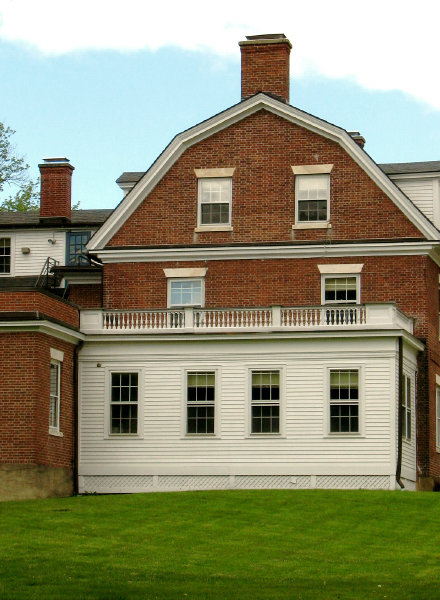
#> input picture brick-house.png, 440 x 600 px
$ python test.py
#> lines starting #> are read from the running program, lines starting #| are printed output that depends on the picture
from PIL import Image
import operator
from collections import defaultdict
import re
import functools

input_path = 'brick-house.png'
output_path = 'output.png'

size = (44,60)


simple_palette = [
    (45,  50,  50),  #black
    (240, 68,  64),  #red
    (211, 223, 223), #white
    (160, 161, 67),  #green
    (233, 129, 76),  #orange
]

#The true palette of all appropriate lego brick colors
#http://isodomos.com/Color-Tree/Lego-List.html

palette = [
	(161,165,162), #Grey
	(249,233,153), #Light yellow
	(215,197,153), #Brick yellow
	(194,218,184), #Light green (Mint)
	(232,186,199), #Light reddish violet
	(203,132,66), #Light orange brown
	(204,142,104), #Nougat
	(196,40,27), #Bright red
	(196,112,160), #Med. reddish violet
	(13,105,171), #Bright blue
	(245,205,47), #Bright yellow
	(98,71,50), #Earth orange
	(27,42,52), #Black
	(109,110,108), #Dark grey
	(40,127,70), #Dark green
	(161,196,139), #Medium green
	(243,207,155), #Lig. Yellowich orange
	(75,151,74), #Bright green
	(160,95,52), #Dark orange
	(193,202,222), #Light bluish violet
	(205,84,75), #Tr. Red
	(193,223,240), #Tr. Lg blue
	(123,182,232), #Tr. Blue
	(247,241,141), #Tr. Yellow
	(180,210,227), #Light blue
	(217,133,108), #Tr. Flu. Reddish orange
	(132,182,141), #Tr. Green
	(248,241,132), #Tr. Flu. Green
	(236,232,222), #Phosph. White
	(238,196,182), #Light red
	(218,134,121), #Medium red
	(110,153,201), #Medium blue
	(199,193,183), #Light grey
	(107,50,123), #Bright violet
	(226,155,63), #Br. yellowish orange
	(218,133,64), #Bright orange
	(0,143,155), #Bright bluish green
	(104,92,67), #Earth yellow
	(67,84,147), #Bright bluish violet
	(191,183,177), #Tr. Brown
	(104,116,172), #Medium bluish violet
	(228,173,200), #Tr. Medi. reddish violet
	(199,210,60), #Med. yellowish green
	(85,165,175), #Med. bluish green
	(183,215,213), #Light bluish green
	(164,189,70), #Br. yellowish green
	(217,228,167), #Lig. yellowish green
	(231,172,88), #Med. yellowish orange
	(211,111,76), #Br. reddish orange
	(146,57,120), #Bright reddish violet
	(234,184,145), #Light orange
	(165,165,203), #Tr. Bright bluish violet
	(220,188,129), #Gold
	(174,122,89), #Dark nougat
	(156,163,168), #Silver
	(213,115,61), #Neon orange
	(216,221,86), #Neon green
	(116,134,156), #Sand blue
	(135,124,144), #Sand violet
	(224,152,100), #Medium orange
	(149,138,115), #Sand yellow
	(32,58,86), #Earth blue
	(39,70,44), #Earth green
	(207,226,247), #Tr. Flu. Blue
	(121,136,161), #Sand blue metallic
	(149,142,163), #Sand violet metallic
	(147,135,103), #Sand yellow metallic
	(87,88,87), #Dark grey metallic
	(22,29,50), #Black metallic
	(171,173,172), #Light grey metallic
	(120,144,129), #Sand green
	(149,121,118), #Sand red
	(123,46,47), #Dark red
	(255,246,123), #Tr. Flu. Yellow
	(225,164,194), #Tr. Flu. Red
	(117,108,98), #Gun metallic
	(151,105,91), #Red flip/flop
	(180,132,85), #Yellow flip/flop
	(137,135,136), #Silver flip/flop
	(215,169,75), #Curry
	(249,214,46), #Fire Yellow
	(232,171,45), #Flame yellowish orange
	(105,64,39), #Reddish brown
	(207,96,36), #Flame reddish orange
	(163,162,164), #Medium stone grey
	(70,103,164), #Royal blue
	(35,71,139), #Dark Royal blue
	(142,66,133), #Bright reddish lilac
	(99,95,97), #Dark stone grey
	(130,138,93), #Lemon metalic
	(229,228,222), #Light stone grey
	(176,142,68), #Dark Curry
	(112,149,120), #Faded green
	(121,181,181), #Turquoise
	(159,195,233), #Light Royal blue
	(108,129,183), #Medium Royal blue
	(143,76,42), #Rust
	(124,92,69), #Brown
	(150,112,159), #Reddish lilac
	(107,98,155), #Lilac
	(167,169,206), #Light lilac
	(205,98,152), #Bright purple
	(228,173,200), #Light purple
	(220,144,149), #Light pink
	(240,213,160), #Light brick yellow
	(235,184,127), #Warm yellowish orange
	(253,234,140), #Cool yellow
	(125,187,221), #Dove blue
	(52,43,117), #Medium lilac
	(242,243,242), #White
]


class Lego(object):
	def __init__(self,number,name,RGBcolor,count):
		self.number = number
		self.name = name
		self.RGBcolor = RGBcolor
		self.count = count

catalog = [
Lego (2,"Grey",(161,165,162),0),
Lego (3,"Light yellow",(249,233,153),0),
Lego (5,"Brick yellow",(215,197,153),0),
Lego (6,"Light green (Mint)",(194,218,184),0),
Lego (9,"Light reddish violet",(232,186,199),0),
Lego (12,"Light orange brown",(203,132,66),0),
Lego (18,"Nougat",(204,142,104),0),
Lego (21,"Bright red",(196,40,27),0),
Lego (22,"Med. reddish violet",(196,112,160),0),
Lego (23,"Bright blue",(13,105,171),0),
Lego (24,"Bright yellow",(245,205,47),0),
Lego (25,"Earth orange",(98,71,50),0),
Lego (26,"Black",(27,42,52),0),
Lego (27,"Dark grey",(109,110,108),0),
Lego (28,"Dark green",(40,127,70),0),
Lego (29,"Medium green",(161,196,139),0),
Lego (36,"Lig. Yellowich orange",(243,207,155),0),
Lego (37,"Bright green",(75,151,74),0),
Lego (38,"Dark orange",(160,95,52),0),
Lego (39,"Light bluish violet",(193,202,222),0),
Lego (40,"Transparent",(236,236,236),0),
Lego (41,"Tr. Red",(205,84,75),0),
Lego (42,"Tr. Lg blue",(193,223,240),0),
Lego (43,"Tr. Blue",(123,182,232),0),
Lego (44,"Tr. Yellow",(247,241,141),0),
Lego (45,"Light blue",(180,210,227),0),
Lego (47,"Tr. Flu. Reddish orange",(217,133,108),0),
Lego (48,"Tr. Green",(132,182,141),0),
Lego (49,"Tr. Flu. Green",(248,241,132),0),
Lego (50,"Phosph. White",(236,232,222),0),
Lego (100,"Light red",(238,196,182),0),
Lego (101,"Medium red",(218,134,121),0),
Lego (102,"Medium blue",(110,153,201),0),
Lego (103,"Light grey",(199,193,183),0),
Lego (104,"Bright violet",(107,50,123),0),
Lego (105,"Br. yellowish orange",(226,155,63),0),
Lego (106,"Bright orange",(218,133,64),0),
Lego (107,"Bright bluish green",(0,143,155),0),
Lego (108,"Earth yellow",(104,92,67),0),
Lego (110,"Bright bluish violet",(67,84,147),0),
Lego (111,"Tr. Brown",(191,183,177),0),
Lego (112,"Medium bluish violet",(104,116,172),0),
Lego (113,"Tr. Medi. reddish violet",(228,173,200),0),
Lego (115,"Med. yellowish green",(199,210,60),0),
Lego (116,"Med. bluish green",(85,165,175),0),
Lego (118,"Light bluish green",(183,215,213),0),
Lego (119,"Br. yellowish green",(164,189,70),0),
Lego (120,"Lig. yellowish green",(217,228,167),0),
Lego (121,"Med. yellowish orange",(231,172,88),0),
Lego (123,"Br. reddish orange",(211,111,76),0),
Lego (124,"Bright reddish violet",(146,57,120),0),
Lego (125,"Light orange",(234,184,145),0),
Lego (126,"Tr. Bright bluish violet",(165,165,203),0),
Lego (127,"Gold",(220,188,129),0),
Lego (128,"Dark nougat",(174,122,89),0),
Lego (131,"Silver",(156,163,168),0),
Lego (133,"Neon orange",(213,115,61),0),
Lego (134,"Neon green",(216,221,86),0),
Lego (135,"Sand blue",(116,134,156),0),
Lego (136,"Sand violet",(135,124,144),0),
Lego (137,"Medium orange",(224,152,100),0),
Lego (138,"Sand yellow",(149,138,115),0),
Lego (140,"Earth blue",(32,58,86),0),
Lego (141,"Earth green",(39,70,44),0),
Lego (143,"Tr. Flu. Blue",(207,226,247),0),
Lego (145,"Sand blue metallic",(121,136,161),0),
Lego (146,"Sand violet metallic",(149,142,163),0),
Lego (147,"Sand yellow metallic",(147,135,103),0),
Lego (148,"Dark grey metallic",(87,88,87),0),
Lego (149,"Black metallic",(22,29,50),0),
Lego (150,"Light grey metallic",(171,173,172),0),
Lego (151,"Sand green",(120,144,129),0),
Lego (153,"Sand red",(149,121,118),0),
Lego (154,"Dark red",(123,46,47),0),
Lego (157,"Tr. Flu. Yellow",(255,246,123),0),
Lego (158,"Tr. Flu. Red",(225,164,194),0),
Lego (168,"Gun metallic",(117,108,98),0),
Lego (176,"Red flip/flop",(151,105,91),0),
Lego (178,"Yellow flip/flop",(180,132,85),0),
Lego (179,"Silver flip/flop",(137,135,136),0),
Lego (180,"Curry",(215,169,75),0),
Lego (190,"Fire Yellow",(249,214,46),0),
Lego (191,"Flame yellowish orange",(232,171,45),0),
Lego (192,"Reddish brown",(105,64,39),0),
Lego (193,"Flame reddish orange",(207,96,36),0),
Lego (194,"Medium stone grey",(163,162,164),0),
Lego (195,"Royal blue",(70,103,164),0),
Lego (196,"Dark Royal blue",(35,71,139),0),
Lego (198,"Bright reddish lilac",(142,66,133),0),
Lego (199,"Dark stone grey",(99,95,97),0),
Lego (200,"Lemon metalic",(130,138,93),0),
Lego (208,"Light stone grey",(229,228,222),0),
Lego (209,"Dark Curry",(176,142,68),0),
Lego (210,"Faded green",(112,149,120),0),
Lego (211,"Turquoise",(121,181,181),0),
Lego (212,"Light Royal blue",(159,195,233),0),
Lego (213,"Medium Royal blue",(108,129,183),0),
Lego (216,"Rust",(143,76,42),0),
Lego (217,"Brown",(124,92,69),0),
Lego (218,"Reddish lilac",(150,112,159),0),
Lego (219,"Lilac",(107,98,155),0),
Lego (220,"Light lilac",(167,169,206),0),
Lego (221,"Bright purple",(205,98,152),0),
Lego (222,"Light purple",(228,173,200),0),
Lego (223,"Light pink",(220,144,149),0),
Lego (224,"Light brick yellow",(240,213,160),0),
Lego (225,"Warm yellowish orange",(235,184,127),0),
Lego (226,"Cool yellow",(253,234,140),0),
Lego (232,"Dove blue",(125,187,221),0),
Lego (268,"Medium lilac",(52,43,117),0),
Lego (1,"White",(242,243,242),0),
]
print (catalog[2].RGBcolor)

while len(palette) < 256:
    palette.append((0, 0, 0))

#PIL needs a flat array, not an array of tuples ß
# Next round: From python 3, Removed reduce(). Use functools.reduce() if you really need it; however, 99 percent of the time an explicit for loop is more readable.
flat_palette = functools.reduce(lambda a, b: a+b, palette)
assert len(flat_palette) == 768

#Declare an image to hold the palette
palette_img = Image.new('P', (1, 1), 0)
palette_img.putpalette(flat_palette)

multiplier = 8#The higher the number the noisier the picture appears
img = Image.open(input_path)
#> img is the input picture: PIL image 440x600 RGB; mean R, G, B 141, 141.8, 112.8

img = img.resize((size[0] * multiplier, size[1] * multiplier), Image.BICUBIC)
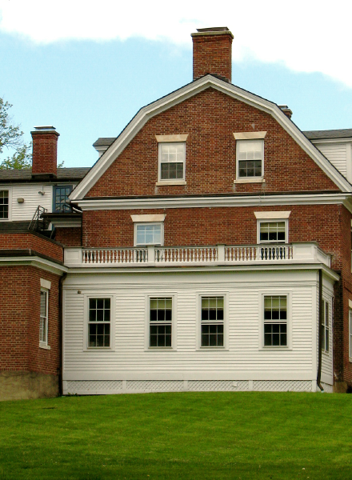
#> img: PIL image 352x480 RGB; mean R, G, B 141, 141.8, 112.8
img = img.quantize(palette=palette_img) #reduce the palette
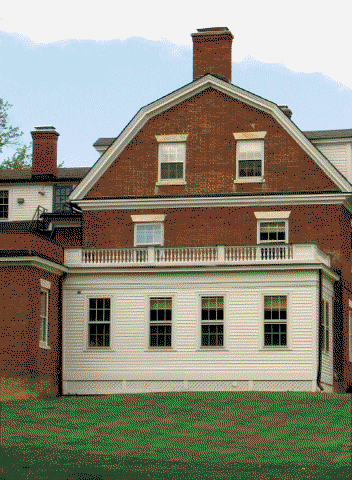
#> img: PIL image 352x480 P; mean R, G, B 139.8, 138.4, 121.3

img = img.convert('RGB')

out = Image.new('RGB', size)
#> out: PIL image 44x60 RGB; every value is 0
for x in range(size[0]):
    for y in range(size[1]):
        #sample at get average color in the corresponding square
        histogram = defaultdict(int)
        for x2 in range(x * multiplier, (x + 1) * multiplier):
            for y2 in range(y * multiplier, (y + 1) * multiplier):
                histogram[img.getpixel((x2,y2))] += 1
        color = max(histogram.keys(), key=operator.itemgetter(1))
        out.putpixel((x, y), color)
        for i in range(0,len(catalog)):
        	if catalog[i].RGBcolor == color:
        		catalog[i].count += 1
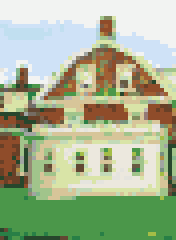
#> out: PIL image 44x60 RGB (shown 4 times larger); mean R, G, B 167.4, 181, 147.7


out= out.resize((440,600))
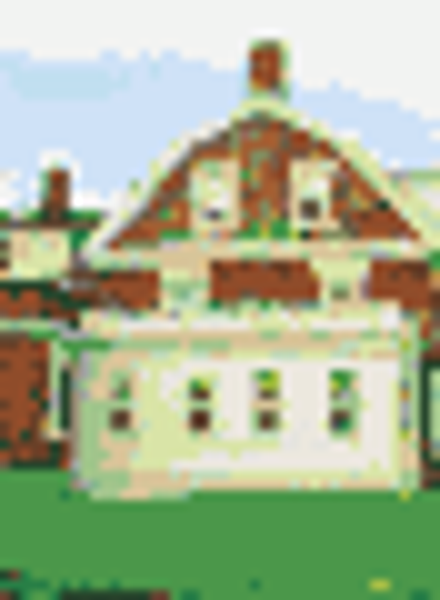
#> out: PIL image 440x600 RGB; mean R, G, B 167.4, 181, 147.7
out.save(output_path)

print ("Shopping List")
for i in range(0,len(catalog)):
	if catalog[i].count > 0:
		print (catalog[i].name,":",catalog[i].count)
